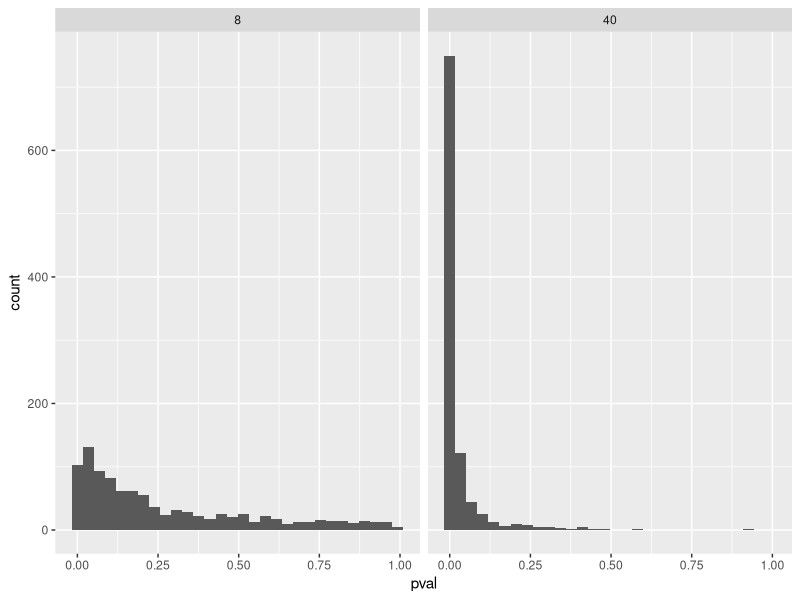
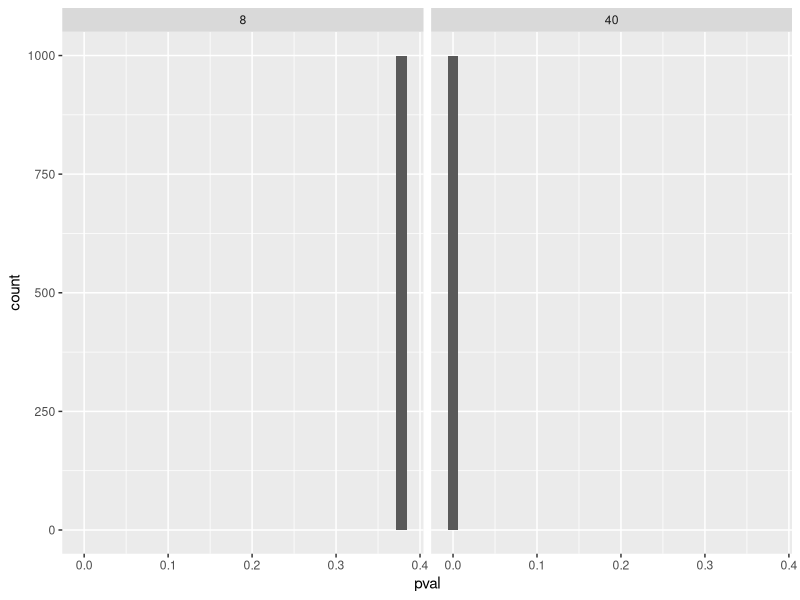

The R source for these figures, in order:
## ---- chunk 1
library(tidyverse)

set.seed(1)
population <- rnorm(1000000, mean = 1.5, sd = 3)


samp1 <- data.frame(y = sample(population, 8, replace = FALSE))

samp2 <- data.frame(y = sample(population, 40, replace = FALSE))


m1 <- lm(y ~ 1, data = samp1)
m2 <- lm(y ~ 1, data = samp2)

summary(m1)
## ---- chunk 2
# Create data frames to store the model estimates
results_8 <- data.frame(estimate = rep(NA, 1000), 
                      se = rep(NA, 1000), 
                      pval = rep(NA, 1000), 
                      n = 8)

results_40 <- data.frame(estimate = rep(NA, 1000), 
                      se = rep(NA, 1000), 
                      pval = rep(NA, 1000), 
                      n = 40)

# A for loop used to sample 1000 studies, each iteration (i) will draw a new sample
# from the population. 

for(i in 1:1000) {
  
  # Draw a sample 
  samp1 <- data.frame(y = sample(population, 8, replace = FALSE))
  samp2 <- data.frame(y = sample(population, 40, replace = FALSE))

  # Model the data
  m1 <- lm(y ~ 1, data = samp1)
  m2 <- lm(y ~ 1, data = samp2)
  
  # Extract values from the models
  results_8[i, 1] <- coef(summary(m1))[1, 1]
  results_8[i, 2] <- coef(summary(m1))[1, 2]
  results_8[i, 3] <- coef(summary(m1))[1, 4]

  results_40[i, 1] <- coef(summary(m2))[1, 1]
  results_40[i, 2] <- coef(summary(m2))[1, 2]
  results_40[i, 3] <- coef(summary(m2))[1, 4]
  
  
}


# Save the results in a combined data frame

results <- bind_rows(results_8, results_40)

# histogram oppg 5
histogram <- results %>%
  ggplot(aes(pval)) + 
  geom_histogram() +
  facet_wrap(~ n)



## ---- chunk 3
# Example code for copy and paste

# A two facets histogram can be created with ggplot2
results %>%
  ggplot(aes(pval)) + 
  geom_histogram() +
  facet_wrap(~ n)
  

# Count the proportion of tests below a certain p-value for each 
results %>%
  filter(pval < 0.05) %>%
  group_by(n) %>%
  summarise(sig_results = n()/1000)

# Using the pwr package
library(pwr)

pwr40 <- pwr.t.test(n = 40, sig.level = 0.05, d = 1.5/3, type = "one.sample")

pwr8 <- pwr.t.test(n = 8, sig.level = 0.05, d = 1.5/3, type = "one.sample")
## ---- chunk 4
population <- rnorm(1000000, mean = 0, sd = 3)


# Create data frames to store the model estimates
results_8b <- data.frame(estimate = rep(NA, 1000), 
                      se = rep(NA, 1000), 
                      pval = rep(NA, 1000), 
                      n = 8)  

results_40b <- data.frame(estimate = rep(NA, 1000), 
                      se = rep(NA, 1000), 
                      pval = rep(NA, 1000), 
                      n = 40)

# A for loop used to sample 1000 studies, each iteration (i) will draw a new sample
# from the population. 

for(i in 1:1000) {
  
  # Draw a sample 
  samp1b <- data.frame(y = sample(population, 8, replace = FALSE))
  samp2b <- data.frame(y = sample(population, 40, replace = FALSE))

  # Model the data
  m1b <- lm(y ~ 1, data = samp1)
  m2b <- lm(y ~ 1, data = samp2)
  
  # Extract values from the models
  results_8b[i, 1] <- coef(summary(m1))[1, 1]
  results_8b[i, 2] <- coef(summary(m1))[1, 2]
  results_8b[i, 3] <- coef(summary(m1))[1, 4]

  results_40b[i, 1] <- coef(summary(m2))[1, 1]
  results_40b[i, 2] <- coef(summary(m2))[1, 2]
  results_40b[i, 3] <- coef(summary(m2))[1, 4]
  
  
}


# Save the results in a combined data frame

results_null <- bind_rows(results_8b, results_40b)

results_null %>%
  ggplot(aes(pval)) + 
  geom_histogram() +
  facet_wrap(~ n)

#how many significant results would we get


results_null %>%
  filter(pval < 0.05) %>%
  group_by(n) %>%
  summarise(sig_results = n()/1000)
